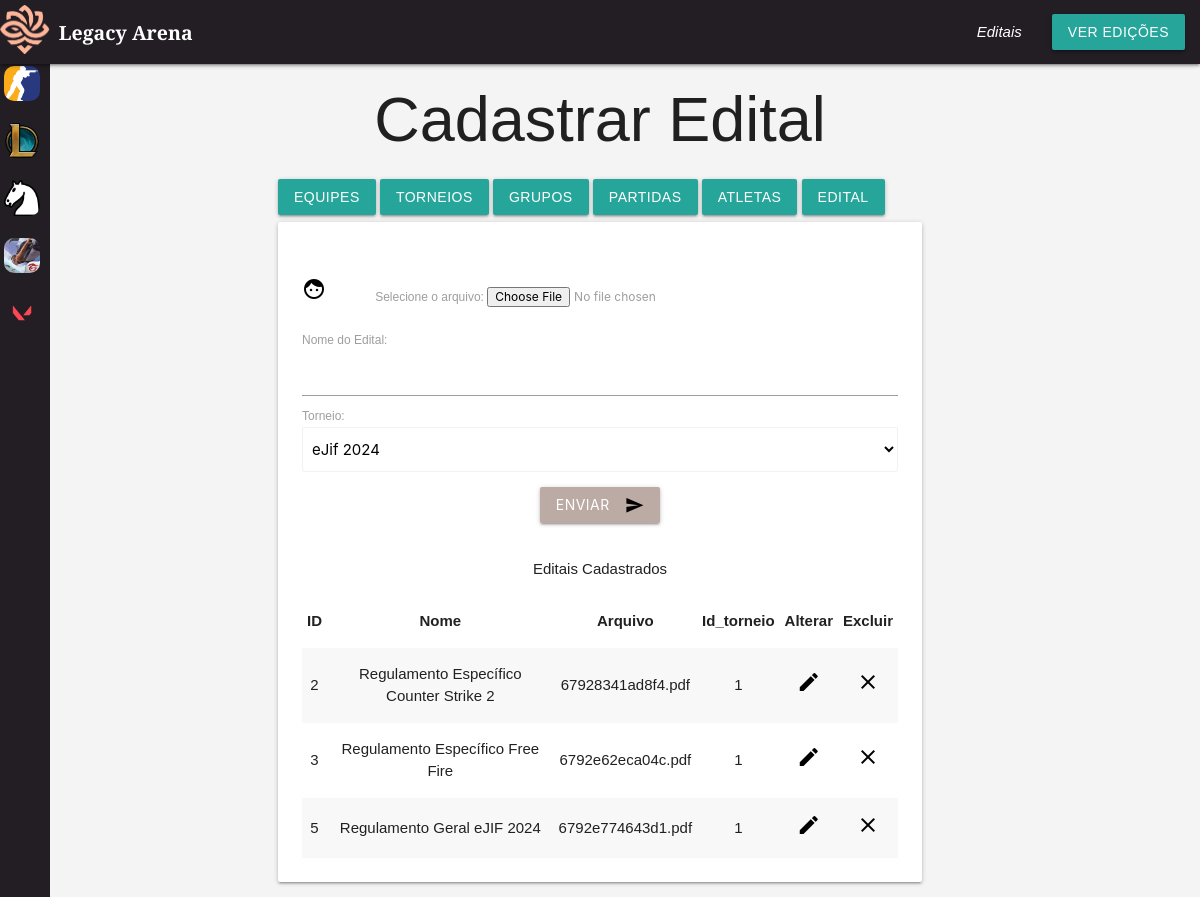
Screenshot of /crud/cadastrar-edital.php (signed in) with the database file from the repository.
### tables this page shows
CREATE TABLE IF NOT EXISTS `edital` (
  `id` int NOT NULL AUTO_INCREMENT,
  `nome` varchar(255) NOT NULL,
  `arquivo` varchar(255) NOT NULL,
  `id_torneios` int NOT NULL,
  PRIMARY KEY (`id`),
  KEY `fk_id_torneios_ed` (`id_torneios`)
);

### conexao.php (called while the page is built, shortened)
<?php
function executarSQL($conexao, $sql)
{
    $resultado = mysqli_query($conexao, $sql);
    return $resultado;
}

### crud/cadastrar-edital.php (the view, shortened to what this page needs)
<!DOCTYPE html>
<html>
<head>
  <link type="text/css" rel="stylesheet" href="../css/style.css" media="screen,projection" />
</head>
<body id="main-content">
  <?php
  include_once "header.php";
  require_once "../conexao.php";
  $conexao = conectar();
  $sql = "SELECT id, nome FROM torneios";
  $resultado = executarSQL($conexao, $sql);
  $sqlequipes = "SELECT * from edital";
  $resultado2 = executarSQL($conexao, $sqlequipes);
  ?>
  <main class="container">
    <br>
    <h1 class="center-align"> Cadastrar Edital </h1>
    <a href="../indexadm.php" class="waves-effect waves-light btn">Equipes</a>
    <a href="cadastrar-torneios.php" class="waves-effect waves-light btn">Torneios</a>
    <a href="cadastrar-grupocs.php" class="waves-effect waves-light btn">Grupos</a>
    <a href="cadastrar-partidas.php" class="waves-effect waves-light btn">Partidas</a>
    <a href="cadastrar-grupocs.php" class="waves-effect waves-light btn">Atletas</a>
    <a href="cadastrar-edital.php" class="waves-effect waves-light btn">Edital</a>
    <form action="edital.php" method="POST" enctype="multipart/form-data">
      <div class="card-panel">
        <div class="row">
          <div class="input-field col s12">
          </div>
            <i class="material-icons prefix"> face</i>
            <label> Selecione o arquivo: <input type="file" name="arquivo"> </label> <br>
          </div>
<label> Nome do Edital: <input type="text" name="nome"> </label>
          <label for="torneio">Torneio:</label>
          <select name="id_torneios" id="id_torneios" class="browser-default">
            <?php
            while ($retorno = mysqli_fetch_assoc($resultado)) {
              echo '<option value="' . $retorno["id"] . '">' . $retorno["nome"] . '</option>';
            };
            ?>
          </select>
          <div class="row">
            <div class="col s12">
              <p class="center-align">
                <button class="btn waves-effect waves-light brown  lighten-3" type="submit" name="action">Enviar
                  <i class="material-icons right">send</i> </button>
              </p>
            </div>
          </div>
    </form>
    <p class="center-align">Editais Cadastrados</p>
    <table class="striped centered responsive-table" style="width: 100%; margin: 0 auto;">
      <thead>
        <tr>
          <th>ID</th>
          <th>Nome</th>
          <th>Arquivo</th>
          <th>Id_torneio</th>
          <th>Alterar</th>
          <th>Excluir</th>
        </tr>
      </thead>
      <tbody>
        <?php
        while ($equipe = mysqli_fetch_assoc($resultado2)) {
          echo '<tr>';
          echo '<td>' . $equipe['id'] . '</td>';
          echo '<td>' . $equipe['nome'] . '</td>';
          echo '<td>' . $equipe['arquivo'] . '</td>';
          echo '<td>' . $equipe['id_torneios'] . '</td>';
          echo '<td>
        <a href="crud/form-alterarequipe.php?id=' . $equipe['id'] . '">
            <i class="material-icons">edit</i>
        </a>
      </td>';
      echo '<td> <a href="crud/excluirequipe.php?id=' . urlencode($equipe['id']) . '"> <i class="material-icons">clear</i> </a> </td>';
          echo '</tr>';
        }
        ?>
      </tbody>
    </table>
  </main>
</body>
</html>

### crud/cadastrar-edital.php (style rules this page uses)
.material-icons { color: black !important; }

### rows the page displays
edital: id "2", nome "Regulamento Específico Counter Strike 2", arquivo "67928341ad8f4.pdf", id_torneios "1"
edital: id "3", nome "Regulamento Específico Free Fire", arquivo "6792e62eca04c.pdf", id_torneios "1"
edital: id "5", nome "Regulamento Geral eJIF 2024", arquivo "6792e774643d1.pdf", id_torneios "1"

### other values shown
form field id_torneios "eJif 2024"
